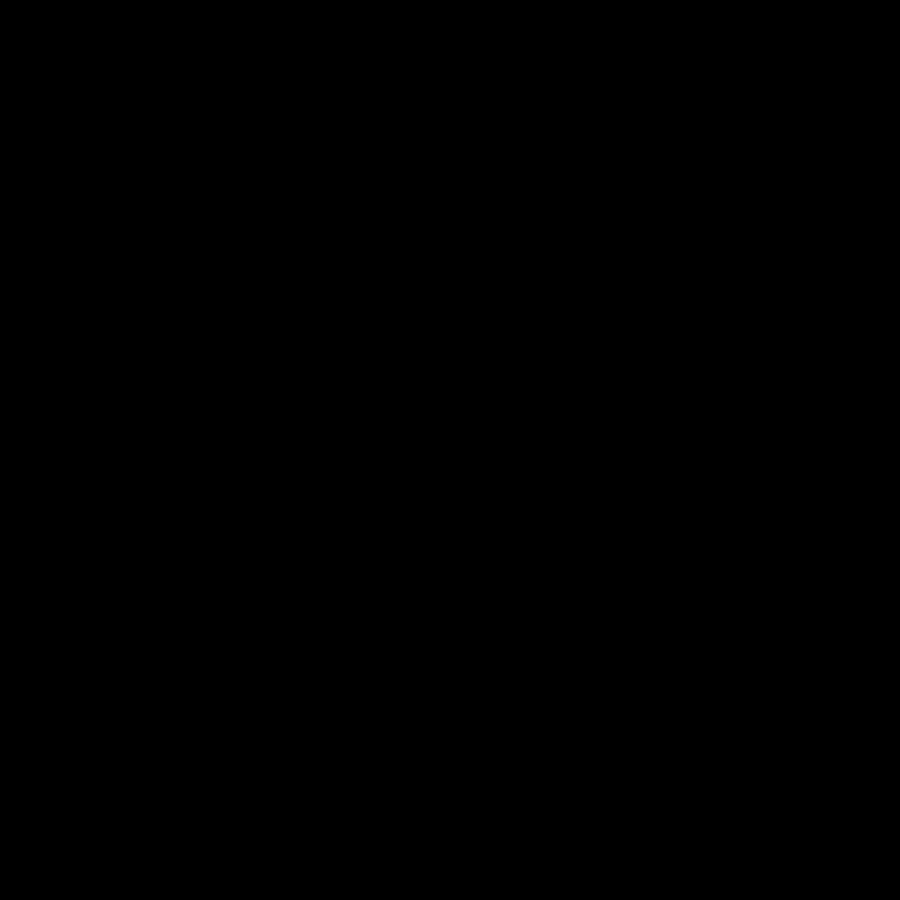
Frame 1 (no input)
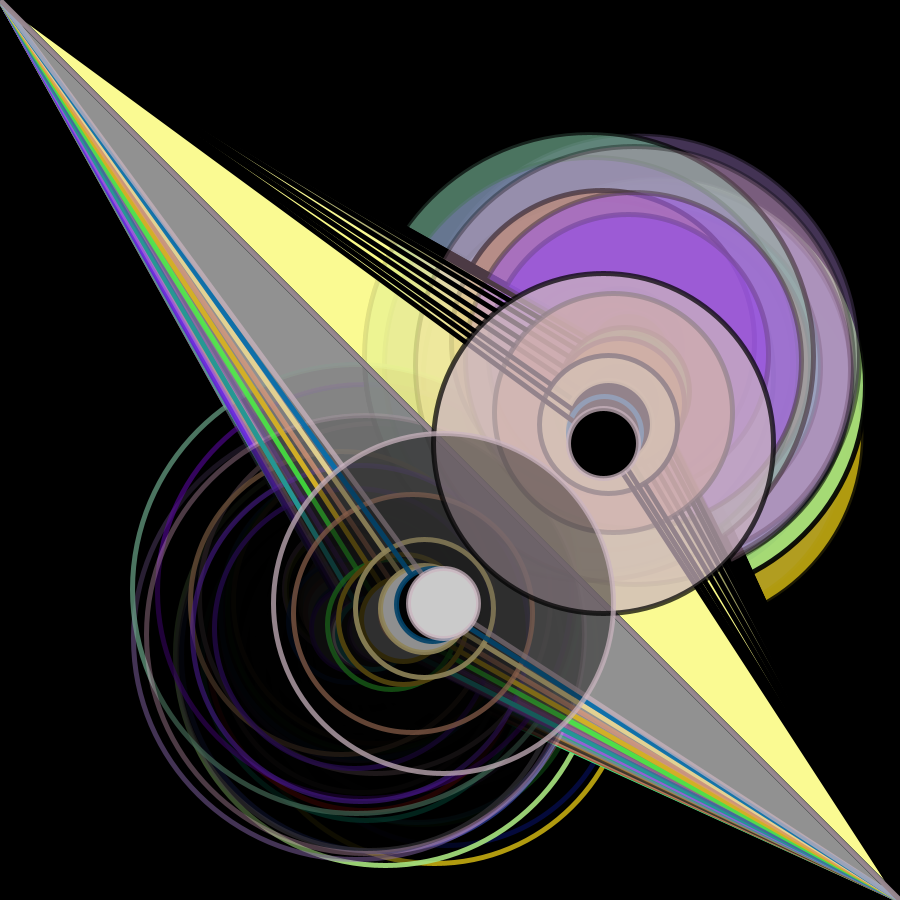
Frame 60 (the mouse pressed at the canvas centre just before this capture)
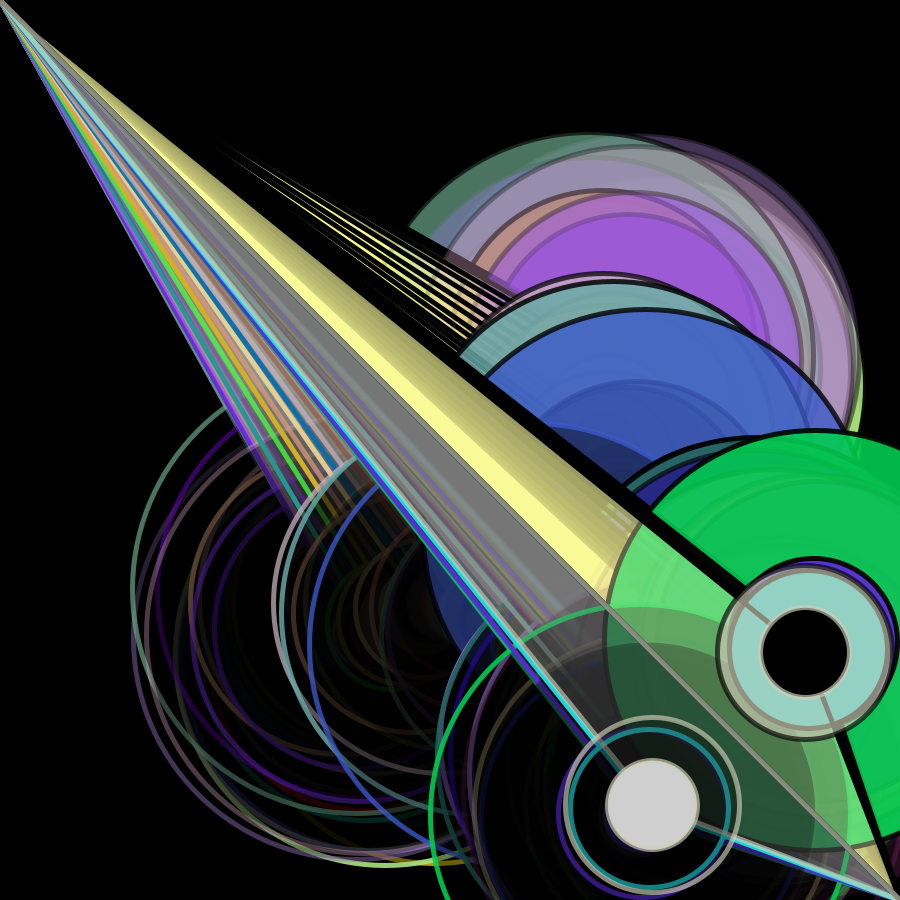
Frame 120 (the mouse held since frame 60 and released just before this capture)

The Processing sketch that drew these frames (run headless with seeded random() and noise(); from frame 60 on, the mouse is pressed at the canvas centre):

// Processing sketch: Coloreye3noise_alpha
// ── Coloreye3noise_alpha.pde
    float r;
    float g;
    float b;
    float a;
    float diam;
    float x;
    float y;
    float a2;
    float b2;
    float c;
    float d;
    float e;
    float f;
    float j;
    float i;
    float maus = mouseX;
    float maus2 = mouseY;
    float p;
    
float xnoise = 0;
float ynoise = 100;
    
    void setup() {
     size(900,900);
     smooth();
     background(0);
     frameRate(30);
}
    void draw() {
      triangles ();
      antitriangles();
      bubbles ();
      antibubbles();
      pupil();
      pupil2();
      
      
     // Fill all variables with random values
     r = random(255);
     g = random(255);
     b = random(255);
     a = random(255);
     j = random(600);
     i = random(900);
     diam = random(10,450);
     x = noise(xnoise, ynoise)*(random(width*1.2,width));
     y = noise(ynoise, xnoise)*(random(height*1.2,height));
     a2 = random(10,width + 50);
     b2 = random(10,height + 50);
     c = random(10,width + 50);
     c = random(10,height + 50);
     e = random(10,width + 50);
     f = random(10,height + 50);
     p = random(60,90);
}     
     // Use values to draw an ellipse
void bubbles() {
     stroke(0,a);
     fill(r,g,b,a);
     ellipse(x,y,diam,diam);
    
     
      xnoise=xnoise+.009;
      ynoise=ynoise+.009;
    
}    

void pupil() {
  fill(0);
  ellipse(x,y,p,p);
}

void pupil2() {
  fill(r);
  ellipse(y,x,p,p);
  
}

void antibubbles() {
     stroke(r,g,b,a);
     fill(0,100);
     ellipse(y,x,diam,diam);
    
     
      xnoise=xnoise+.0009;
      ynoise=ynoise+.0009;
    
}    

void triangles() {     
     stroke(0);
     strokeWeight(5);
     fill(x,x,b,25);
     triangle(0,0,x,y,900,900);
}


void antitriangles() {     
     stroke(r,g,b,a);
     strokeWeight(5);
     fill(r,25);
     triangle(900,900,y,x,0,0);
}
